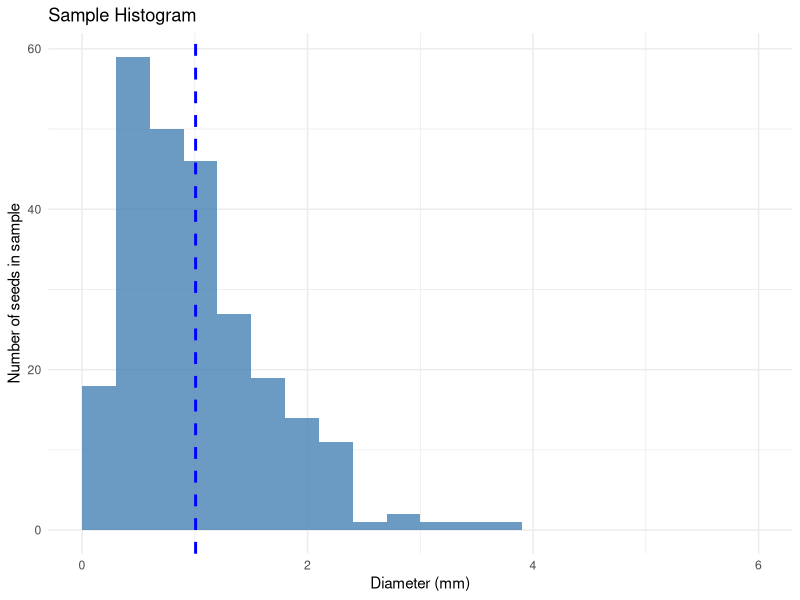
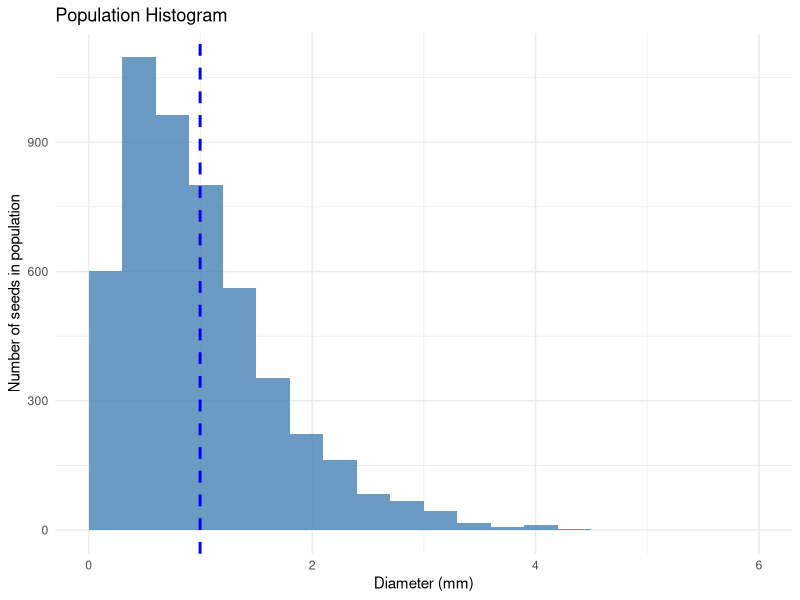
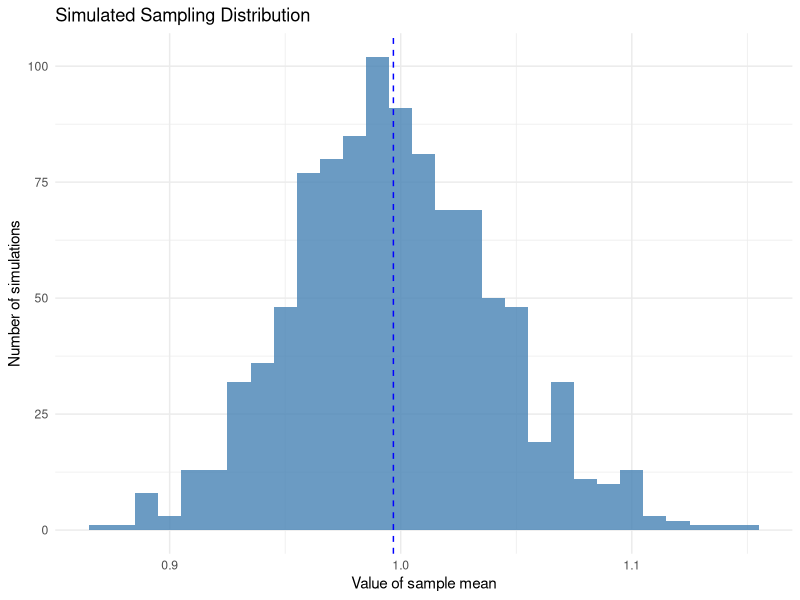
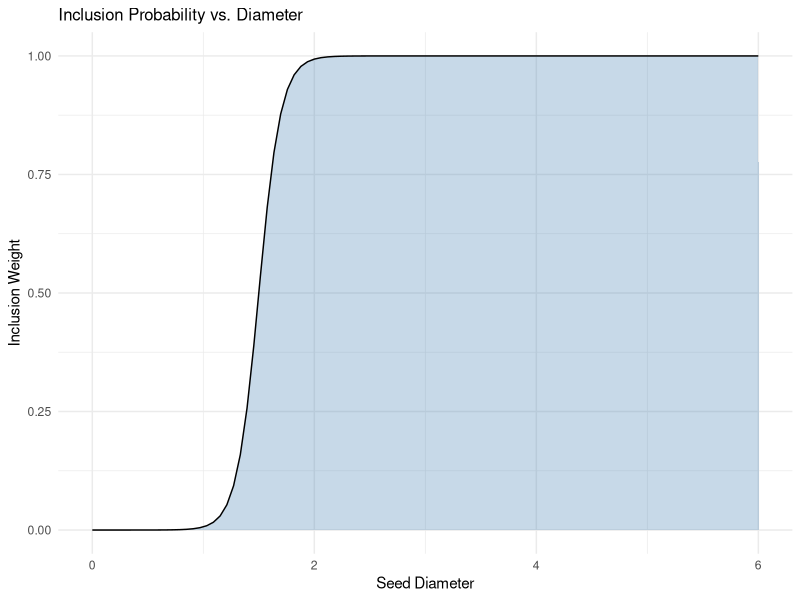

Write R code to recreate these figures, in order.
## ---- chunk 1
knitr::opts_chunk$set(message =  FALSE)
knitr::opts_chunk$set(warning =  FALSE)
knitr::opts_chunk$set(error =  FALSE)
bfcolor <- function(x, color) {
  if (knitr::is_latex_output()) {
    sprintf("\\textcolor{%s}{\\textbf{%s}}", color, x)
  } else if (knitr::is_html_output()) {
    sprintf("<span style='color: %s;'><b>%s</b></span>", color, x)
  } else x
}

# Install necessary libraries if they aren't installed
if (!require(dplyr)) install.packages("dplyr")
if (!require(tidyr)) install.packages("tidyr")
if (!require(ggplot2)) install.packages("ggplot2")
## ---- chunk 2
# Load libraries
library(dplyr)
library(ggplot2)
## ---- chunk 3
# Load necessary library
set.seed(40221) # for reproducibility

# Simulate seed diameters
population <- data.frame(
  diameter = rgamma(n = 5000, shape = 2, scale = 1/2),
  seed = 0:(5000 - 1)
)

# Check first few rows
head(population, 3)
## ---- chunk 4
# replace with your codes
## ---- chunk 5
# replace with your codes
## ---- chunk 6
# Set seed for reproducibility
set.seed(40221)

# Draw a random sample of 250 seeds without replacement
sample <- population[sample(1:nrow(population), size = 250, replace = FALSE), ]

# View the sample
head(sample)
## ---- chunk 7
# replace with your codes
## ---- chunk 8
# Load required libraries
library(ggplot2)
library(patchwork)

# Calculate means
mean_sample_diameter <- mean(sample$diameter)
mean_population_diameter <- mean(population$diameter)

# Create histogram for the sample
hist_samp <- ggplot(sample, aes(x = diameter)) +
  geom_histogram(binwidth = 0.3, fill = "steelblue", alpha = 0.8, boundary = 0) +
  geom_vline(aes(xintercept = mean_sample_diameter), color = "blue", linetype = "dashed", size = 1) +
  labs(
    x = "Diameter (mm)",
    y = "Number of seeds in sample",
    title = "Sample Histogram"
  ) +
  xlim(0, 6) +
  theme_minimal()

# Create histogram for the population
hist_pop <- ggplot(population, aes(x = diameter)) +
  geom_histogram(binwidth = 0.3, fill = "steelblue", alpha = 0.8, boundary = 0) +
  geom_vline(aes(xintercept = mean_population_diameter), color = "blue", linetype = "dashed", size = 1) +
  labs(
    x = "Diameter (mm)",
    y = "Number of seeds in population",
    title = "Population Histogram"
  ) +
  xlim(0, 6) +
  theme_minimal()

# Display the combined plot
print(hist_samp)
print(hist_pop)
## ---- chunk 9
# Set seed for reproducibility
set.seed(40221)

# Number of samples to simulate
nsim <- 1000

# Storage for the sample means
samp_means <- numeric(nsim)

# Repeatedly sample and store the sample mean
for (i in 1:nsim) {
  samp_means[i] <- mean(population[sample(1:nrow(population), size = 250, replace = FALSE), "diameter"])
}

# Check the length of samp_means
length(samp_means)
## ---- chunk 10
# Calculate the bias
bias <- mean(samp_means) - mean(population$diameter)

# Display the bias
bias
## ---- chunk 11
# Calculate the standard deviation of sample means
std_samp_means <- sd(samp_means)

# Display the standard deviation
std_samp_means
## ---- chunk 12
# Calculate the custom standard deviation
sqrt(sum((samp_means - mean(population$diameter))^2) / 1000)
## ---- chunk 13
# Load required library
library(ggplot2)

# Create a data frame for the sampling distribution
sampling_data <- data.frame(sample_mean = samp_means)

# Calculate the population mean
mean_population_diameter <- mean(population$diameter)

# Plot the sampling distribution
ggplot(sampling_data, aes(x = sample_mean)) +
  geom_histogram(binwidth = 0.01, fill = "steelblue", alpha = 0.8) +
  geom_vline(xintercept = mean_population_diameter, color = "blue", linetype = "dashed") +
  labs(
    x = "Value of sample mean",
    y = "Number of simulations",
    title = "Simulated Sampling Distribution"
  ) +
  theme_minimal()
## ---- chunk 14
# Create a copy of the population data frame
population_mod1 <- data.frame(population)
## ---- chunk 15
# Define the weight function
weight_fn <- function(x, r = 10, c = 1.5) {
  1 / (1 + exp(-r * (x - c)))
}

# Create a grid of values to use in plotting the function
grid <- seq(0, 6, length.out = 100)
weight_df <- data.frame(
  seed_diameter = grid,
  weight = weight_fn(grid)
)

# Plot inclusion probability against diameter
weight_plot <- ggplot(weight_df, aes(x = seed_diameter, y = weight)) +
  geom_area(alpha = 0.3, fill = "steelblue") +  # Area plot
  geom_line(color = "black") +                  # Line plot on top of the area
  labs(
    x = "Seed Diameter",
    y = "Inclusion Weight",
    title = "Inclusion Probability vs. Diameter"
  ) +
  theme_minimal() +
  theme(plot.title = element_text(size = 12))

# Display the plot
print(weight_plot)
## ---- chunk 16
# Define the weight function
weight_fn <- function(x, r = 10, c = 1.5) {
  1 / (1 + exp(-r * (x - c)))
}

# Assign weight to each seed
population_mod1 <- population # Create a copy
population_mod1$weight <- weight_fn(population_mod1$diameter)

# Draw weighted sample
set.seed(40721) # For reproducibility
sample2 <- population_mod1[sample(1:nrow(population_mod1), size = 250, replace = FALSE, prob = population_mod1$weight), "diameter", drop = FALSE]

# View the weighted sample
dim(sample2)
## ---- chunk 17
# replace with your codes
## ---- chunk 18
# replace with your codes
## ---- chunk 19
head(population_mod1)
## ---- chunk 20
# replace with your codes
